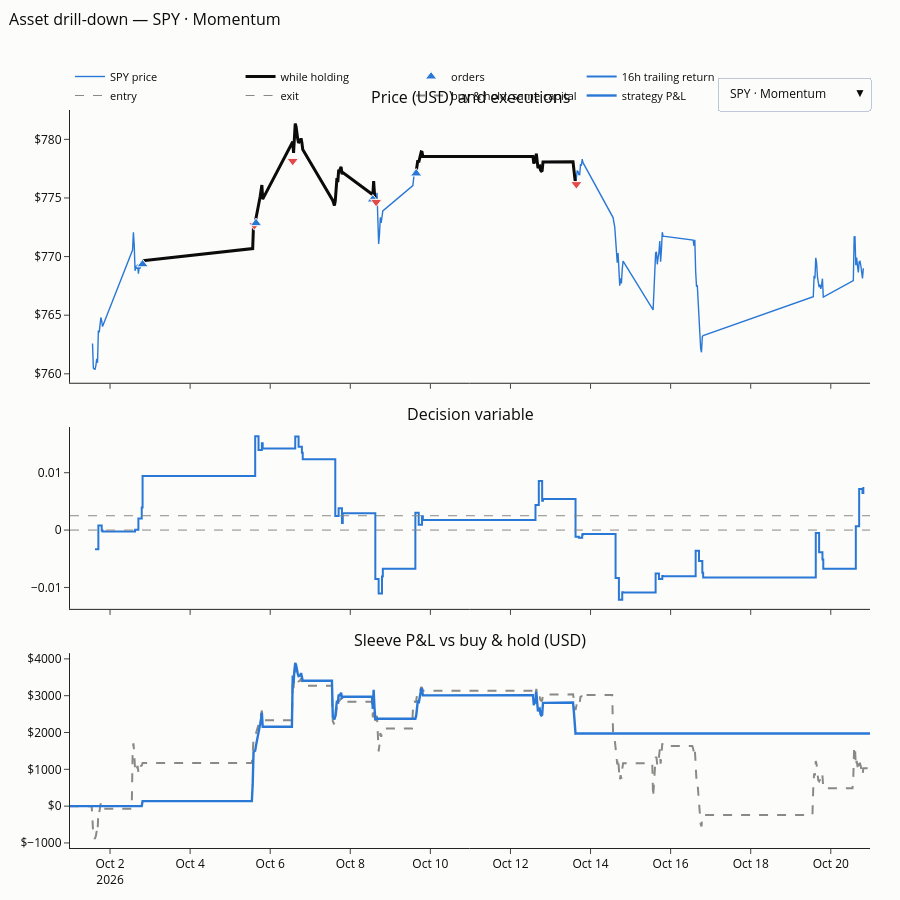

This figure's notebook cell:
### Markdown cell above
### 10.2 Sleeve detail
Price and executions, the strategy's decision variable with its thresholds, and sleeve P&L against
buy-and-hold of the same capital.

### Code cell
if HAVE_PLOTLY:
    fig = make_subplots(rows=3, cols=1, shared_xaxes=True, vertical_spacing=0.06, row_heights=[0.42, 0.28, 0.30],
                        subplot_titles=("Price (USD) and executions", "Decision variable", "Sleeve P&L vs buy & hold (USD)"))
    counts = []
    for a in ASSETS:
        n0 = len(fig.data)
        vis = a == "spy_usd"
        px_ = decisions[decisions["instrument_id"].eq(a)].set_index("timestamp")["close_usd"]
        held_ = pos[a].reindex(px_.index).fillna(0)
        fig.add_trace(go.Scatter(x=px_.index, y=px_, name=f"{SHORT[a]} price", line=dict(color=HEX[a], width=1.4),
                                 visible=vis, hovertemplate="$%{y:,.2f}"), 1, 1)
        fig.add_trace(go.Scatter(x=px_.index, y=px_.where(held_ != 0), name="while holding", mode="lines",
                                 line=dict(color=INK, width=3), visible=vis, hovertemplate="held"), 1, 1)
        ff = fills[fills["asset"].eq(a)]
        fig.add_trace(go.Scatter(
            x=ff["timestamp"], y=ff["ref_price"], mode="markers", name="orders", visible=vis,
            marker=dict(size=10, color=np.where(ff["qty"] > 0, POS, NEG),
                        symbol=np.where(ff["qty"] > 0, "triangle-up", "triangle-down"), line=dict(color=SURF, width=1)),
            customdata=np.stack([np.where(ff["qty"] > 0, "BUY", "SELL"), ff["qty"].abs(), ff["total_cost"]], axis=1),
            hovertemplate="%{customdata[0]} %{customdata[1]:,.4f}<br>cost $%{customdata[2]:,.2f}<extra></extra>"), 1, 1)
        if a == "btc_usdt":
            g_ = (bw["p_up"] + bw["p_down"])
            fig.add_trace(go.Scatter(x=bw.index, y=g_, name="volatility gauge", line=dict(color=INK, width=1.2),
                                     visible=vis, hovertemplate="%{y:.2f}"), 2, 1)
            fig.add_trace(go.Scatter(x=bw.index, y=bw["vote_score"] / 10, name="vote score ÷ 10",
                                     line=dict(color=HEX[a], width=1, shape="hv"), visible=vis,
                                     hovertemplate="%{y:.1f}"), 2, 1)
            th = [(0.35, "gauge threshold 0.35"), (0.2, "vote ±2 (÷10)"), (-0.2, "vote ±2 (÷10)")]
        else:
            sf_ = strategy_frame(a).loc[t0:]
            col_ = "momentum_return" if a == "spy_usd" else "mean_reversion_z_score"
            lab_ = "16h trailing return" if a == "spy_usd" else "z-score"
            fig.add_trace(go.Scatter(x=sf_.index, y=sf_[col_], name=lab_, line=dict(color=HEX[a], shape="hv"),
                                     visible=vis, hovertemplate="%{y:.4f}"), 2, 1)
            pr = strat_cfg[a]["parameters"]
            th = ([(pr["entry_threshold"], "entry"), (pr["exit_threshold"], "exit")] if a == "spy_usd"
                  else [(pr["entry_z_score"], "entry"), (pr["exit_z_score"], "exit")])
        for y_, lab in th:
            fig.add_trace(go.Scatter(x=[idx[0], idx[-1]], y=[y_, y_], name=lab, mode="lines", visible=vis,
                                     line=dict(color=MUTED, dash="dash", width=1), hoverinfo="skip"), 2, 1)
        b_ = sleeve_cap[a] * (bh[a] - 1)
        fig.add_trace(go.Scatter(x=idx, y=b_, name="buy & hold, same capital", line=dict(color=MUTED, dash="dash"),
                                 visible=vis, hovertemplate="$%{y:,.0f}"), 3, 1)
        fig.add_trace(go.Scatter(x=idx, y=pnl[a], name="strategy P&L", line=dict(color=HEX[a], width=2.4),
                                 visible=vis, hovertemplate="$%{y:,.0f}"), 3, 1)
        counts.append((n0, len(fig.data)))
    buttons = []
    for a, (lo_, hi_) in zip(ASSETS, counts):
        v = [lo_ <= i < hi_ for i in range(len(fig.data))]
        buttons.append(dict(label=LABEL[a], method="update", args=[{"visible": v}, {"title.text": f"Asset drill-down — {LABEL[a]}"}]))
    fig.update_layout(**LAYOUT, height=900, title_text=f"Asset drill-down — {LABEL['spy_usd']}",
                      updatemenus=[dict(buttons=buttons, x=1, xanchor="right", y=1.0, yanchor="bottom")])
    fig.update_yaxes(tickprefix="$", row=1, col=1); fig.update_yaxes(tickprefix="$", row=3, col=1)
    fig.update_xaxes(rangeselector=RANGE_BUTTONS, row=1, col=1)
    interactive_figs.append(("Asset drill-down", fig)); fig.show()

### Figure 1 — Plotly figure (JSON) as saved in the notebook; plotly's stock layout.template omitted (floating-point values rounded to 4 significant figures; data arrays with more than 128 entries replaced by an {"elided": "..."} marker saying what was removed)
{"data": [{"hovertemplate": "$%{y:,.2f}", "line": {"color": "#2a78d6", "width": 1.4}, "name": "SPY price", "type": "scatter", "visible": true, "x": {"elided": "182 str values"}, "xaxis": "x", "y": {"elided": "182 float values"}, "yaxis": "y"}, {"hovertemplate": "held", "line": {"color": "#0b0b0b", "width": 3}, "mode": "lines", "name": "while holding", "type": "scatter", "visible": true, "x": {"elided": "182 str values"}, "xaxis": "x", "y": {"elided": "182 float values"}, "yaxis": "y"}, {"customdata": [["BUY", "441.0", "1.5435"], ["SELL", "221.0", "0.7735"], ["BUY", "97.0", "0.35"], ["SELL", "97.0", "0.35"], ["BUY", "222.0", "0.777"], ["SELL", "442.0", "1.547"], ["BUY", "440.0", "1.54"], ["SELL", "440.0", "1.54"]], "hovertemplate": "%{customdata[0]} %{customdata[1]:,.4f}<br>cost $%{customdata[2]:,.2f}<extra></extra>", "marker": {"color": ["#2a78d6", "#e34948", "#2a78d6", "#e34948", "#2a78d6", "#e34948", "#2a78d6", "#e34948"], "line": {"color": "#fcfcfb", "width": 1}, "size": 10, "symbol": ["triangle-up", "triangle-down", "triangle-up", "triangle-down", "triangle-up", "triangle-down", "triangle-up", "triangle-down"]}, "mode": "markers", "name": "orders", "type": "scatter", "visible": true, "x": ["2026-10-02T19:30:00.000000000", "2026-10-05T14:30:00.000000000", "2026-10-05T15:30:00.000000000", "2026-10-06T13:30:00.000000000", "2026-10-08T13:30:00.000000000", "2026-10-08T15:30:00.000000000", "2026-10-09T15:30:00.000000000", "2026-10-13T15:30:00.000000000"], "xaxis": "x", "y": [769.3, 772.7, 772.9, 778.2, 774.9, 774.7, 777.1, 776.2], "yaxis": "y"}, {"hovertemplate": "%{y:.4f}", "line": {"color": "#2a78d6", "shape": "hv"}, "name": "16h trailing return", "type": "scatter", "visible": true, "x": ["2026-10-01T15:00:00+00:00", "2026-10-01T17:00:00+00:00", "2026-10-01T19:00:00+00:00", "2026-10-01T19:30:00+00:00", "2026-10-02T15:00:00+00:00", "2026-10-02T17:00:00+00:00", "2026-10-02T19:00:00+00:00", "2026-10-02T19:30:00+00:00", "2026-10-05T15:00:00+00:00", "2026-10-05T17:00:00+00:00", "2026-10-05T19:00:00+00:00", "2026-10-05T19:30:00+00:00", "2026-10-06T15:00:00+00:00", "2026-10-06T17:00:00+00:00", "2026-10-06T19:00:00+00:00", "2026-10-06T19:30:00+00:00", "2026-10-07T15:00:00+00:00", "2026-10-07T17:00:00+00:00", "2026-10-07T19:00:00+00:00", "2026-10-07T19:30:00+00:00", "2026-10-08T15:00:00+00:00", "2026-10-08T17:00:00+00:00", "2026-10-08T19:00:00+00:00", "2026-10-08T19:30:00+00:00", "2026-10-09T15:00:00+00:00", "2026-10-09T17:00:00+00:00", "2026-10-09T19:00:00+00:00", "2026-10-09T19:30:00+00:00", "2026-10-12T15:00:00+00:00", "2026-10-12T17:00:00+00:00", "2026-10-12T19:00:00+00:00", "2026-10-12T19:30:00+00:00", "2026-10-13T15:00:00+00:00", "2026-10-13T17:00:00+00:00", "2026-10-13T19:00:00+00:00", "2026-10-13T19:30:00+00:00", "2026-10-14T15:00:00+00:00", "2026-10-14T17:00:00+00:00", "2026-10-14T19:00:00+00:00", "2026-10-14T19:30:00+00:00", "2026-10-15T15:00:00+00:00", "2026-10-15T17:00:00+00:00", "2026-10-15T19:00:00+00:00", "2026-10-15T19:30:00+00:00", "2026-10-16T15:00:00+00:00", "2026-10-16T17:00:00+00:00", "2026-10-16T19:00:00+00:00", "2026-10-16T19:30:00+00:00", "2026-10-19T15:00:00+00:00", "2026-10-19T17:00:00+00:00", "2026-10-19T19:00:00+00:00", "2026-10-19T19:30:00+00:00", "2026-10-20T15:00:00+00:00", "2026-10-20T17:00:00+00:00", "2026-10-20T19:00:00+00:00", "2026-10-20T19:30:00+00:00"], "xaxis": "x2", "y": [-0.003329, 0.0007928, -7.181e-05, -0.0002617, 5.19e-05, 0.002008, 0.003928, 0.00943, 0.01637, 0.01397, 0.01515, 0.01423, 0.01632, 0.01452, 0.01347, 0.01233, 0.002458, 0.003816, 0.001211, 0.002929, -0.008549, -0.01106, -0.008106, -0.006738, 0.003007, 0.0009391, 0.002407, 0.00175, 0.004363, 0.008572, 0.005094, 0.005401, -0.001171, -0.001337, -0.0007703, -0.0006679, -0.008367, -0.01215, -0.01083, -0.01086, -0.007563, -0.008533, -0.008005, -0.008059, -0.00361, -0.005376, -0.007446, -0.008251, -0.0005193, -0.003863, -0.005135, -0.006738, 0.0006699, 0.007146, 0.006473, 0.00752], "yaxis": "y2"}, {"hoverinfo": "skip", "line": {"color": "#8a8984", "dash": "dash", "width": 1}, "mode": "lines", "name": "entry", "type": "scatter", "visible": true, "x": ["2026-10-01T00:00:00+00:00", "2026-10-20T23:30:00+00:00"], "xaxis": "x2", "y": [0.0025, 0.0025], "yaxis": "y2"}, {"hoverinfo": "skip", "line": {"color": "#8a8984", "dash": "dash", "width": 1}, "mode": "lines", "name": "exit", "type": "scatter", "visible": true, "x": ["2026-10-01T00:00:00+00:00", "2026-10-20T23:30:00+00:00"], "xaxis": "x2", "y": [0, 0], "yaxis": "y2"}, {"hovertemplate": "$%{y:,.0f}", "line": {"color": "#8a8984", "dash": "dash"}, "name": "buy & hold, same capital", "type": "scatter", "visible": true, "x": {"elided": "960 str values"}, "xaxis": "x3", "y": {"elided": "960 float values"}, "yaxis": "y3"}, {"hovertemplate": "$%{y:,.0f}", "line": {"color": "#2a78d6", "width": 2.4}, "name": "strategy P&L", "type": "scatter", "visible": true, "x": {"elided": "960 str values"}, "xaxis": "x3", "y": {"elided": "960 float values"}, "yaxis": "y3"}, {"hovertemplate": "$%{y:,.2f}", "line": {"color": "#eb6834", "width": 1.4}, "name": "STI price", "type": "scatter", "visible": false, "x": {"elided": "196 str values"}, "xaxis": "x", "y": {"elided": "196 float values"}, "yaxis": "y"}, {"hovertemplate": "held", "line": {"color": "#0b0b0b", "width": 3}, "mode": "lines", "name": "while holding", "type": "scatter", "visible": false, "x": {"elided": "196 str values"}, "xaxis": "x", "y": {"elided": "196 float values"}, "yaxis": "y"}, {"customdata": [["BUY", "11121.0", "39.99798505820707"], ["SELL", "11121.0", "40.04498713473143"], ["BUY", "11773.0", "40.66735319235039"], ["SELL", "11773.0", "40.5149475267595"], ["BUY", "11969.0", "40.56455836285329"], ["SELL", "11969.0", "41.1954547173143"]], "hovertemplate": "%{customdata[0]} %{customdata[1]:,.4f}<br>cost $%{customdata[2]:,.2f}<extra></extra>", "marker": {"color": ["#2a78d6", "#e34948", "#2a78d6", "#e34948", "#2a78d6", "#e34948"], "line": {"color": "#fcfcfb", "width": 1}, "size": 10, "symbol": ["triangle-up", "triangle-down", "triangle-up", "triangle-down", "triangle-up", "triangle-down"]}, "mode": "markers", "name": "orders", "type": "scatter", "visible": false, "x": ["2026-10-01T01:00:00.000000000", "2026-10-06T07:00:00.000000000", "2026-10-08T03:00:00.000000000", "2026-10-14T01:00:00.000000000", "2026-10-15T03:00:00.000000000", "2026-10-16T03:00:00.000000000"], "xaxis": "x", "y": [4.496, 4.501, 4.318, 4.302, 4.236, 4.302], "yaxis": "y"}, {"hovertemplate": "%{y:.4f}", "line": {"color": "#eb6834", "shape": "hv"}, "name": "z-score", "type": "scatter", "visible": false, "x": ["2026-10-01T02:30:00+00:00", "2026-10-01T03:30:00+00:00", "2026-10-01T06:30:00+00:00", "2026-10-01T08:30:00+00:00", "2026-10-02T02:30:00+00:00", "2026-10-02T03:30:00+00:00", "2026-10-02T06:30:00+00:00", "2026-10-02T08:30:00+00:00", "2026-10-05T02:30:00+00:00", "2026-10-05T03:30:00+00:00", "2026-10-05T06:30:00+00:00", "2026-10-05T08:30:00+00:00", "2026-10-06T02:30:00+00:00", "2026-10-06T03:30:00+00:00", "2026-10-06T06:30:00+00:00", "2026-10-06T08:30:00+00:00", "2026-10-07T02:30:00+00:00", "2026-10-07T03:30:00+00:00", "2026-10-07T06:30:00+00:00", "2026-10-07T08:30:00+00:00", "2026-10-08T02:30:00+00:00", "2026-10-08T03:30:00+00:00", "2026-10-08T06:30:00+00:00", "2026-10-08T08:30:00+00:00", "2026-10-09T02:30:00+00:00", "2026-10-09T03:30:00+00:00", "2026-10-09T06:30:00+00:00", "2026-10-09T08:30:00+00:00", "2026-10-12T02:30:00+00:00", "2026-10-12T03:30:00+00:00", "2026-10-12T06:30:00+00:00", "2026-10-12T08:30:00+00:00", "2026-10-13T02:30:00+00:00", "2026-10-13T03:30:00+00:00", "2026-10-13T06:30:00+00:00", "2026-10-13T08:30:00+00:00", "2026-10-14T02:30:00+00:00", "2026-10-14T03:30:00+00:00", "2026-10-14T06:30:00+00:00", "2026-10-14T08:30:00+00:00", "2026-10-15T02:30:00+00:00", "2026-10-15T03:30:00+00:00", "2026-10-15T06:30:00+00:00", "2026-10-15T08:30:00+00:00", "2026-10-16T02:30:00+00:00", "2026-10-16T03:30:00+00:00", "2026-10-16T06:30:00+00:00", "2026-10-16T08:30:00+00:00", "2026-10-19T02:30:00+00:00", "2026-10-19T03:30:00+00:00", "2026-10-19T06:30:00+00:00", "2026-10-19T08:30:00+00:00", "2026-10-20T02:30:00+00:00", "2026-10-20T03:30:00+00:00", "2026-10-20T06:30:00+00:00", "2026-10-20T08:30:00+00:00"], "xaxis": "x2", "y": [-1.148, -1.574, -1.184, -1.881, -2.113, -1.857, -2.165, -1.792, -1.222, -1.19, -0.5129, -0.2048, -0.451, -0.347, 0.7049, 1.447, -0.8502, -1.765, -1.679, -1.449, -3.589, -2.581, -2.186, -1.818, -1.761, -1.429, -1.191, -1.029, -0.7242, -0.7317, -0.6254, -0.5227, -0.3654, -0.127, 0.1506, 0.7891, 0.6143, -1.495e-05, 0.7217, -0.9009, -2.907, -2.42, -1.323, -1.303, 0.8998, 1.084, 0.5471, -0.129, -0.5651, 0.184, 0.2544, -0.8744, -0.8445, -0.5575, -0.3461, -0.7873], "yaxis": "y2"}, {"hoverinfo": "skip", "line": {"color": "#8a8984", "dash": "dash", "width": 1}, "mode": "lines", "name": "entry", "type": "scatter", "visible": false, "x": ["2026-10-01T00:00:00+00:00", "2026-10-20T23:30:00+00:00"], "xaxis": "x2", "y": [-1.25, -1.25], "yaxis": "y2"}, {"hoverinfo": "skip", "line": {"color": "#8a8984", "dash": "dash", "width": 1}, "mode": "lines", "name": "exit", "type": "scatter", "visible": false, "x": ["2026-10-01T00:00:00+00:00", "2026-10-20T23:30:00+00:00"], "xaxis": "x2", "y": [0.25, 0.25], "yaxis": "y2"}, {"hovertemplate": "$%{y:,.0f}", "line": {"color": "#8a8984", "dash": "dash"}, "name": "buy & hold, same capital", "type": "scatter", "visible": false, "x": {"elided": "960 str values"}, "xaxis": "x3", "y": {"elided": "960 float values"}, "yaxis": "y3"}, {"hovertemplate": "$%{y:,.0f}", "line": {"color": "#eb6834", "width": 2.4}, "name": "strategy P&L", "type": "scatter", "visible": false, "x": {"elided": "960 str values"}, "xaxis": "x3", "y": {"elided": "960 float values"}, "yaxis": "y3"}, {"hovertemplate": "$%{y:,.2f}", "line": {"color": "#1baf7a", "width": 1.4}, "name": "BTC price", "type": "scatter", "visible": false, "x": {"elided": "960 str values"}, "xaxis": "x", "y": {"elided": "960 float values"}, "yaxis": "y"}, {"hovertemplate": "held", "line": {"color": "#0b0b0b", "width": 3}, "mode": "lines", "name": "while holding", "type": "scatter", "visible": false, "x": {"elided": "960 str values"}, "xaxis": "x", "y": {"elided": "960 float values"}, "yaxis": "y"}, {"customdata": {"elided": "43x3 str values"}, "hovertemplate": "%{customdata[0]} %{customdata[1]:,.4f}<br>cost $%{customdata[2]:,.2f}<extra></extra>", "marker": {"color": ["#2a78d6", "#e34948", "#e34948", "#2a78d6", "#e34948", "#e34948", "#2a78d6", "#2a78d6", "#e34948", "#e34948", "#e34948", "#2a78d6", "#2a78d6", "#e34948", "#2a78d6", "#2a78d6", "#e34948", "#e34948", "#2a78d6", "#2a78d6", "#e34948", "#2a78d6", "#e34948", "#2a78d6", "#e34948", "#e34948", "#2a78d6", "#2a78d6", "#2a78d6", "#e34948", "#e34948", "#2a78d6", "#2a78d6", "#e34948", "#e34948", "#2a78d6", "#2a78d6", "#e34948", "#e34948", "#2a78d6", "#e34948", "#2a78d6", "#2a78d6"], "line": {"color": "#fcfcfb", "width": 1}, "size": 10, "symbol": ["triangle-up", "triangle-down", "triangle-down", "triangle-up", "triangle-down", "triangle-down", "triangle-up", "triangle-up", "triangle-down", "triangle-down", "triangle-down", "triangle-up", "triangle-up", "triangle-down", "triangle-up", "triangle-up", "triangle-down", "triangle-down", "triangle-up", "triangle-up", "triangle-down", "triangle-up", "triangle-down", "triangle-up", "triangle-down", "triangle-down", "triangle-up", "triangle-up", "triangle-up", "triangle-down", "triangle-down", "triangle-up", "triangle-up", "triangle-down", "triangle-down", "triangle-up", "triangle-up", "triangle-down", "triangle-down", "triangle-up", "triangle-down", "triangle-up", "triangle-up"]}, "mode": "markers", "name": "orders", "type": "scatter", "visible": false, "x": ["2026-10-01T13:30:00.000000000", "2026-10-01T14:30:00.000000000", "2026-10-01T19:30:00.000000000", "2026-10-02T20:00:00.000000000", "2026-10-03T02:00:00.000000000", "2026-10-03T20:00:00.000000000", "2026-10-04T02:00:00.000000000", "2026-10-04T20:00:00.000000000", "2026-10-04T21:00:00.000000000", "2026-10-05T02:00:00.000000000", "2026-10-05T14:30:00.000000000", "2026-10-05T15:30:00.000000000", "2026-10-05T20:30:00.000000000", "2026-10-06T20:00:00.000000000", "2026-10-07T02:00:00.000000000", "2026-10-07T20:00:00.000000000", "2026-10-08T02:00:00.000000000", "2026-10-08T20:00:00.000000000", "2026-10-09T02:00:00.000000000", "2026-10-09T20:00:00.000000000", "2026-10-10T02:00:00.000000000", "2026-10-10T20:00:00.000000000", "2026-10-11T02:00:00.000000000", "2026-10-11T20:00:00.000000000", "2026-10-12T02:00:00.000000000", "2026-10-12T20:00:00.000000000", "2026-10-12T23:00:00.000000000", "2026-10-13T02:00:00.000000000", "2026-10-13T20:00:00.000000000", "2026-10-14T02:00:00.000000000", "2026-10-14T20:00:00.000000000", "2026-10-15T02:00:00.000000000", "2026-10-15T20:00:00.000000000", "2026-10-16T02:00:00.000000000", "2026-10-16T20:00:00.000000000", "2026-10-17T02:00:00.000000000", "2026-10-17T20:00:00.000000000", "2026-10-18T02:00:00.000000000", "2026-10-18T20:00:00.000000000", "2026-10-19T02:00:00.000000000", "2026-10-19T20:00:00.000000000", "2026-10-20T02:00:00.000000000", "2026-10-20T20:00:00.000000000"], "xaxis": "x", "y": [83480.0, 84120.0, 84610.0, 84320.0, 84640.0, 84840.0, 84800.0, 85430.0, 85820.0, 86620.0, 86280.0, 85550.0, 85770.0, 85610.0, 84390.0, 83430.0, 83100.0, 81780.0, 81970.0, 82340.0, 82690.0, 83090.0, 83040.0, 83670.0, 83670.0, 82860.0, 82160.0, 82440.0, 83300.0, 83330.0, 81840.0, 81640.0, 82380.0, 82090.0, 81590.0, 81540.0, 81600.0, 81660.0, 80880.0, 82440.0, 81880.0, 81800.0, 82610.0], "yaxis": "y"}, {"hovertemplate": "%{y:.2f}", "line": {"color": "#0b0b0b", "width": 1.2}, "name": "volatility gauge", "type": "scatter", "visible": false, "x": {"elided": "960 str values"}, "xaxis": "x2", "y": {"elided": "960 float values"}, "yaxis": "y2"}, {"hovertemplate": "%{y:.1f}", "line": {"color": "#1baf7a", "shape": "hv", "width": 1}, "name": "vote score ÷ 10", "type": "scatter", "visible": false, "x": {"elided": "960 str values"}, "xaxis": "x2", "y": {"elided": "960 float values"}, "yaxis": "y2"}, {"hoverinfo": "skip", "line": {"color": "#8a8984", "dash": "dash", "width": 1}, "mode": "lines", "name": "gauge threshold 0.35", "type": "scatter", "visible": false, "x": ["2026-10-01T00:00:00+00:00", "2026-10-20T23:30:00+00:00"], "xaxis": "x2", "y": [0.35, 0.35], "yaxis": "y2"}, {"hoverinfo": "skip", "line": {"color": "#8a8984", "dash": "dash", "width": 1}, "mode": "lines", "name": "vote ±2 (÷10)", "type": "scatter", "visible": false, "x": ["2026-10-01T00:00:00+00:00", "2026-10-20T23:30:00+00:00"], "xaxis": "x2", "y": [0.2, 0.2], "yaxis": "y2"}, {"hoverinfo": "skip", "line": {"color": "#8a8984", "dash": "dash", "width": 1}, "mode": "lines", "name": "vote ±2 (÷10)", "type": "scatter", "visible": false, "x": ["2026-10-01T00:00:00+00:00", "2026-10-20T23:30:00+00:00"], "xaxis": "x2", "y": [-0.2, -0.2], "yaxis": "y2"}, {"hovertemplate": "$%{y:,.0f}", "line": {"color": "#8a8984", "dash": "dash"}, "name": "buy & hold, same capital", "type": "scatter", "visible": false, "x": {"elided": "960 str values"}, "xaxis": "x3", "y": {"elided": "960 float values"}, "yaxis": "y3"}, {"hovertemplate": "$%{y:,.0f}", "line": {"color": "#1baf7a", "width": 2.4}, "name": "strategy P&L", "type": "scatter", "visible": false, "x": {"elided": "960 str values"}, "xaxis": "x3", "y": {"elided": "960 float values"}, "yaxis": "y3"}], "layout": {"annotations": [{"font": {"size": 16}, "showarrow": false, "text": "Price (USD) and executions", "x": 0.5, "xanchor": "center", "xref": "paper", "y": 1, "yanchor": "bottom", "yref": "paper"}, {"font": {"size": 16}, "showarrow": false, "text": "Decision variable", "x": 0.5, "xanchor": "center", "xref": "paper", "y": 0.5704, "yanchor": "bottom", "yref": "paper"}, {"font": {"size": 16}, "showarrow": false, "text": "Sleeve P&L vs buy & hold (USD)", "x": 0.5, "xanchor": "center", "xref": "paper", "y": 0.264, "yanchor": "bottom", "yref": "paper"}], "font": {"color": "#0b0b0b", "size": 12}, "height": 900, "hovermode": "x unified", "legend": {"font": {"size": 11}, "orientation": "h", "x": 0, "y": 1, "yanchor": "bottom"}, "margin": {"b": 40, "l": 70, "r": 30, "t": 110}, "paper_bgcolor": "#fcfcfb", "plot_bgcolor": "#fcfcfb", "title": {"font": {"size": 16}, "text": "Asset drill-down — SPY · Momentum", "x": 0.01, "y": 0.985, "yanchor": "top"}, "updatemenus": [{"buttons": [{"args": [{"visible": [true, true, true, true, true, true, true, true, false, false, false, false, false, false, false, false, false, false, false, false, false, false, false, false, false, false]}, {"title.text": "Asset drill-down — SPY · Momentum"}], "label": "SPY · Momentum", "method": "update"}, {"args": [{"visible": [false, false, false, false, false, false, false, false, true, true, true, true, true, true, true, true, false, false, false, false, false, false, false, false, false, false]}, {"title.text": "Asset drill-down — STI · Mean reversion"}], "label": "STI · Mean reversion", "method": "update"}, {"args": [{"visible": [false, false, false, false, false, false, false, false, false, false, false, false, false, false, false, false, true, true, true, true, true, true, true, true, true, true]}, {"title.text": "Asset drill-down — BTC · ML voting"}], "label": "BTC · ML voting", "method": "update"}], "x": 1, "xanchor": "right", "y": 1, "yanchor": "bottom"}], "xaxis": {"anchor": "y", "domain": [0, 1], "matches": "x3", "rangeselector": {"buttons": [{"count": 1, "label": "1d", "step": "day", "stepmode": "backward"}, {"count": 3, "label": "3d", "step": "day", "stepmode": "backward"}, {"count": 7, "label": "1w", "step": "day", "stepmode": "backward"}, {"label": "All", "step": "all"}], "x": 1, "xanchor": "right", "y": 1, "yanchor": "bottom"}, "showticklabels": false}, "xaxis2": {"anchor": "y2", "domain": [0, 1], "matches": "x3", "showticklabels": false}, "xaxis3": {"anchor": "y3", "domain": [0, 1]}, "yaxis": {"anchor": "x", "domain": [0.6304, 1], "tickprefix": "$"}, "yaxis2": {"anchor": "x2", "domain": [0.324, 0.5704]}, "yaxis3": {"anchor": "x3", "domain": [0, 0.264], "tickprefix": "$"}}}
